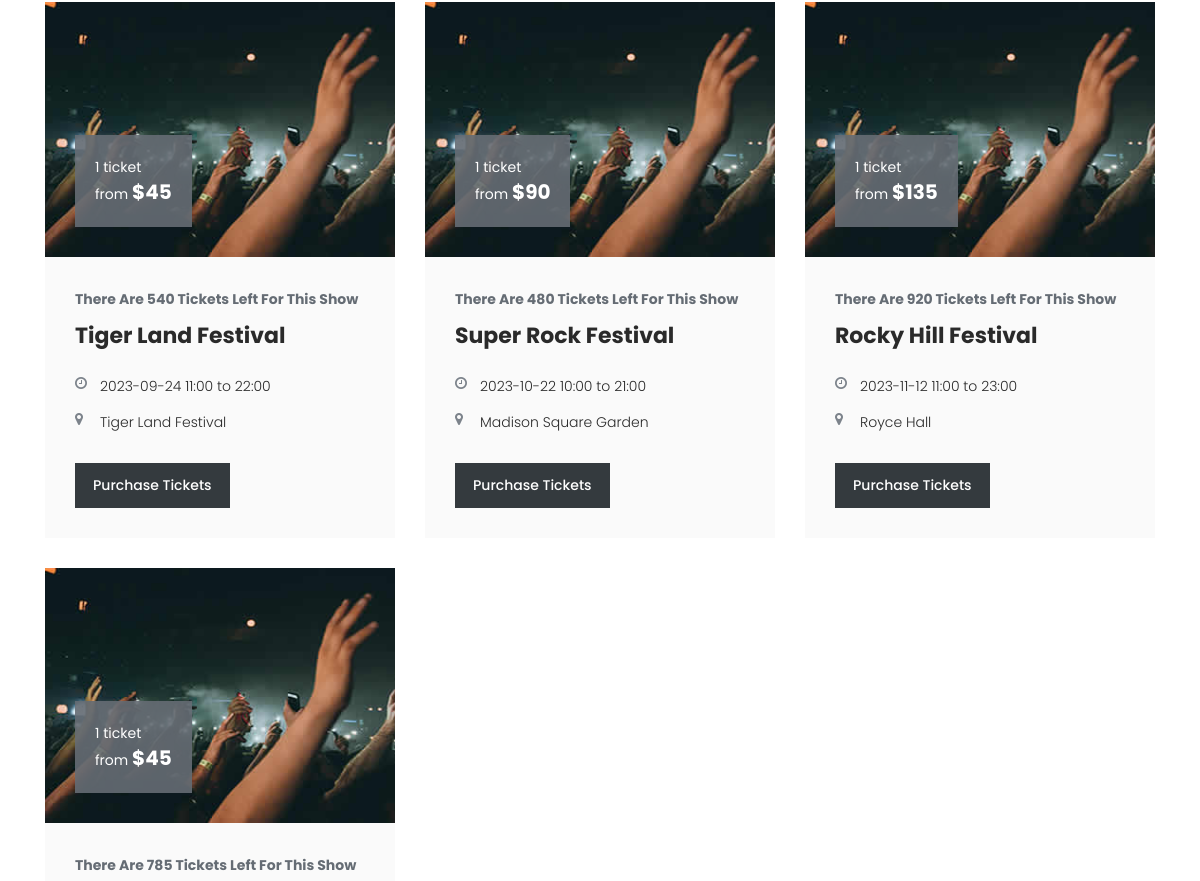
Page /tickets-filtered (middle part) on the earlier database version.
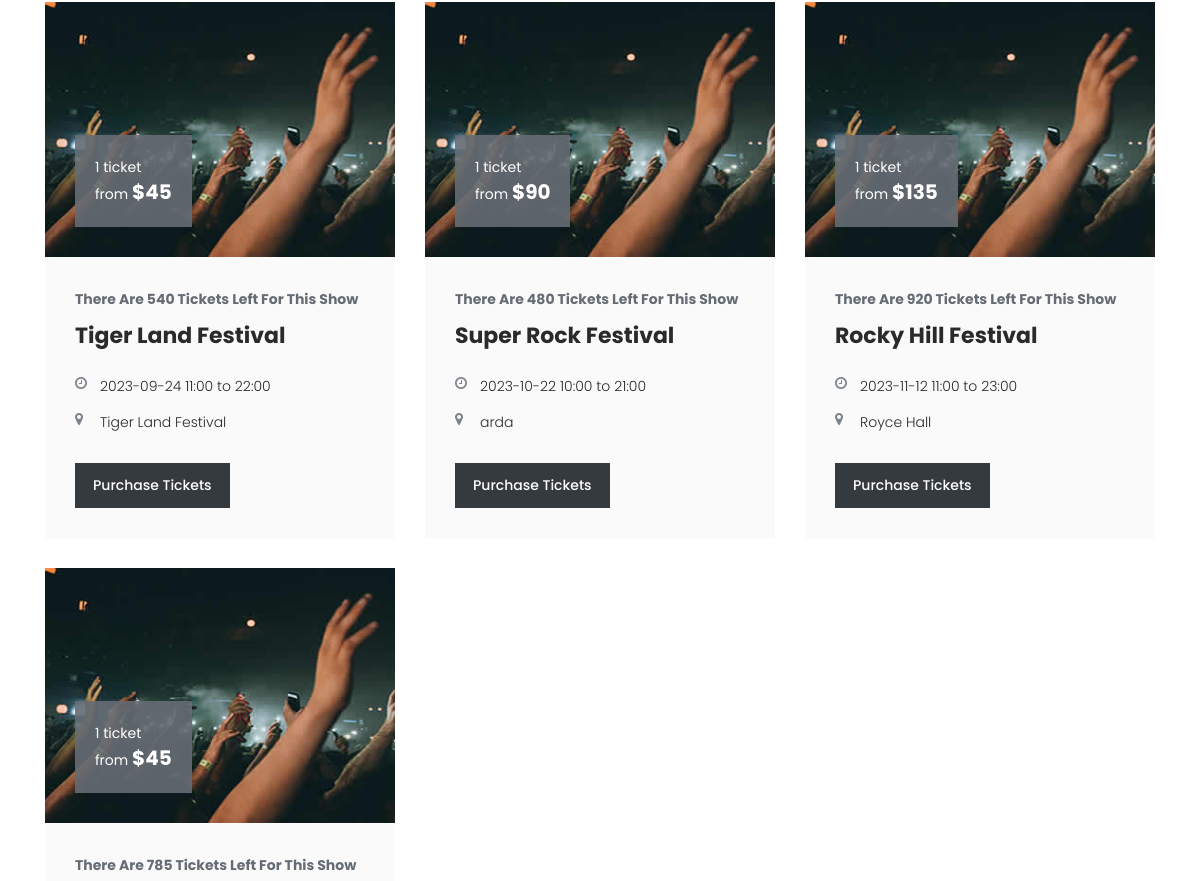
Same page on the later database version.
### app/models.py (models this page shows)
class Etkinlikler(db.Model):
    etkinlik_id = db.Column(db.Integer,primary_key=True)
    etkinlik_ad = db.Column(db.String(100),nullable=False)
    etkinlik_turu = db.Column(db.String(100),nullable=False)
    etkinlik_yeri = db.Column(db.String(100),nullable=False)
    etkinlik_tarih = db.Column(db.Date, nullable=False)
    etkinlik_baslangic_saati = db.Column(db.Integer, nullable=False)
    etkinlik_bitis_saati = db.Column(db.Integer, nullable=False)
    kapasite = db.Column(db.Integer, nullable=False)
    bilet_id = db.Column(db.Integer, nullable=False)

### app/views.py (the view)
@app.route('/tickets-filtered', methods=['GET', 'POST'])
def tickets_filtered():
    if request.method == 'POST':
        selected_month = request.form.get('month')
        selected_location = request.form.get('location')
        print("Selected Month:", selected_month)
        print("Selected Location:", selected_location)
        events = Etkinlikler.query.all()
        if selected_month=='Month':
            print("aysız çalıştı")
            events = [event for event in events if event.etkinlik_yeri.strip() == selected_location.strip()]
        elif selected_location=='Location':
            print("tarihsiz çalıştı")
            events = [event for event in events if event.etkinlik_tarih.strftime('%B') == selected_month]
        else:
            if selected_month and selected_month.strip() != "" and selected_location and selected_location.strip() != "":
                events = [event for event in events if event.etkinlik_yeri.strip() ==
                           selected_location.strip() and event.etkinlik_tarih.strftime('%B') == selected_month.strip()]
            print("ikili çalıştı")
        return render_template('tickets_filtered.html', events=events)
    else:
        events = Etkinlikler.query.all()
        print("else çalıştı")
        return render_template('tickets_filtered.html', events=events)

### app/templates/tickets_filtered.html (shortened to what this page needs)
{% extends 'base.html' %}
{%block content%}
    <div class="tickets-page">
        <div class="container">
            <div class="row">
                {% for event in events %}
                <div class="col-lg-4">
                    <div class="ticket-item">
                        <div class="thumb">
                            <img src="/static/assets/images/ticket-01.jpg" alt="">
                            <div class="price">
                                <span>1 ticket<br>from <em>${{event.bilet_id*45}}</em></span>
                            </div>
                        </div>
                        <div class="down-content">
                            <span>There Are {{event.kapasite}} Tickets Left For This Show</span>
                            <h4>{{event.etkinlik_ad}}</h4>
                            <ul>
                                <li><i class="fa fa-clock-o"></i> {{event.etkinlik_tarih}} {{event.etkinlik_baslangic_saati}}:00 to {{event.etkinlik_bitis_saati}}:00</li>
                                <li><i class="fa fa-map-marker"></i>{{event.etkinlik_yeri}}</li>
                            </ul>
                            <div class="main-dark-button">
                                <a href="ticket-details.html">Purchase Tickets</a>
                            </div>
                        </div>
                    </div>
                </div>
                {% endfor %}
            </div>
        </div>
    </div>
    {%endblock%}

### app/templates/base.html (shortened to what this page needs)
<!DOCTYPE html>
<html lang="en">
  <head>
  <link rel="stylesheet" type="text/css" href="{{ url_for('static', filename='assets/css/bootstrap.min.css') }}">
  <link rel="stylesheet" type="text/css" href="{{ url_for('static', filename='assets/css/font-awesome.css') }}">
  <link rel="stylesheet" type="text/css" href="{{ url_for('static', filename='assets/css/owl-carousel.css') }}">
  <link rel="stylesheet" href="{{ url_for('static', filename='assets/css/tooplate-artxibition.css') }}">
    </head>
    <body>
    <main>
        {%block content%}
        {%endblock%}
    </main>
</body>
</html>

### app/static/assets/css/tooplate-artxibition.css (style rules this page uses)
html, body, div, span, applet, object, iframe, h1, h2, h3, h4, h5, h6, p, blockquote, div pre, a, abbr, acronym, address, big, cite, code, del, dfn, em, font, img, ins, kbd, q, s, samp, small, strike, strong, sub, sup, tt, var, b, u, i, center, dl, dt, dd, ol, ul, li, figure, header, nav, section, article, aside, footer, figcaption { margin: 0; padding: 0; border: 0; outline: 0; }
ul, li { padding: 0; margin: 0; list-style: none; }
* { box-sizing: border-box; }
html, body { font-family: 'Poppins', sans-serif; font-weight: 400; background-color: #fff; font-size: 16px; -ms-text-size-adjust: 100%; -webkit-font-smoothing: antialiased; -moz-osx-font-smoothing: grayscale; }
a { text-decoration: none !important; }
h1, h2, h3, h4, h5, h6 { margin-top: 0px; margin-bottom: 0px; }
h4 { line-height: 30px; }
ul { margin-bottom: 0px; }
html, body { background: #fff; font-family: 'Poppins', sans-serif; }
.main-dark-button a { display: inline-block; font-size: 14px; padding: 12px 18px; background-color: #343a3e; color: #fff; text-align: center; font-weight: 500; text-transform: capitalize; transition: all .3s; }
.tickets-page { margin-bottom: 100px; }
.tickets-page .ticket-item .thumb { position: relative; }
.tickets-page .ticket-item .thumb img { width: 100%; overflow: hidden; }
.tickets-page .ticket-item .thumb .price { background-color: rgba(101,108,116,0.9); display: inline-block; padding: 20px; position: absolute; left: 30px; bottom: 30px; }
.tickets-page .ticket-item .thumb .price span { color: #fff; font-size: 14px; line-height: 25px; }
.tickets-page .ticket-item .thumb .price span em { font-weight: 700; font-size: 20px; font-style: normal; }
.tickets-page .ticket-item { margin-bottom: 30px; }
.tickets-page .ticket-item .down-content { background-color: #fafafa; padding: 30px;; }
.tickets-page .ticket-item .down-content span { font-size: 14px; color: #656c74; font-weight: 700; }
.tickets-page .ticket-item .down-content h4 { font-size: 22px; font-weight: 700; color: #2a2a2a; margin-top: 10px; margin-bottom: 25px; }
.tickets-page .ticket-item .down-content ul li { font-size: 14px; color: #2a2a2a; font-weight: 300; margin-bottom: 15px; }
.tickets-page .ticket-item .down-content ul li i { color: #7c838b; margin-right: 10px; width: 15px; height: 25px; float: left; }
.tickets-page .ticket-item .down-content .main-dark-button { margin-top: 30px; }

Differences in the rows shown:
changed Etkinlikler "Super Rock Festival": etkinlik_yeri "Madison Square Garden" → "arda"
